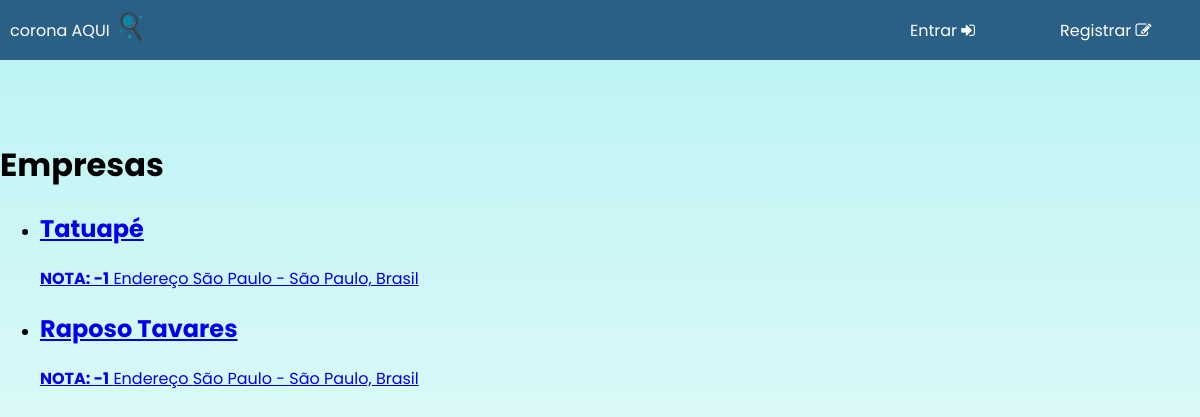
/registros/, run on the app's committed database.
### registros/models.py (models this page shows, shortened)
class Empresas(models.Model):
    id = models.AutoField(auto_created=True, primary_key=True, serialize=False, verbose_name='ID')
    address = models.CharField(max_length=200)
    name = models.CharField(max_length=101)
    grade = models.IntegerField()
    longitude = models.FloatField(default='0.00')
    latitude = models.FloatField(default='0.00')

### registros/views.py (the view)
# urls.py: path('', homepage.index),
def index(request):
    return render(request, "registros/index.html", {
        "empresas": Empresas.objects.all()
    })

### registros/templates/registros/index.html (shortened to what this page needs)
{% extends "registros/layout.html" %}
{% block body %}
    <h1>Empresas</h1>
    <ul>
        {% for empresa in empresas %}
            <li><h2>
                <a href="{% url 'avaliacao' empresa.id %}">
                {{ empresa.name }} </h2><b>NOTA: {{ empresa.grade }}</b> Endereço {{ empresa.address }}
            </li>
            {% endfor %}
    </ul>
{% endblock %}

### home/static/index.css (style rules this page uses)
body { margin: 0; font-family: 'Poppins'; }

### data on the page
Empresas: name "Tatuapé", grade "-1", address "São Paulo - São Paulo, Brasil"
Empresas: name "Raposo Tavares", grade "-1", address "São Paulo - São Paulo, Brasil"
